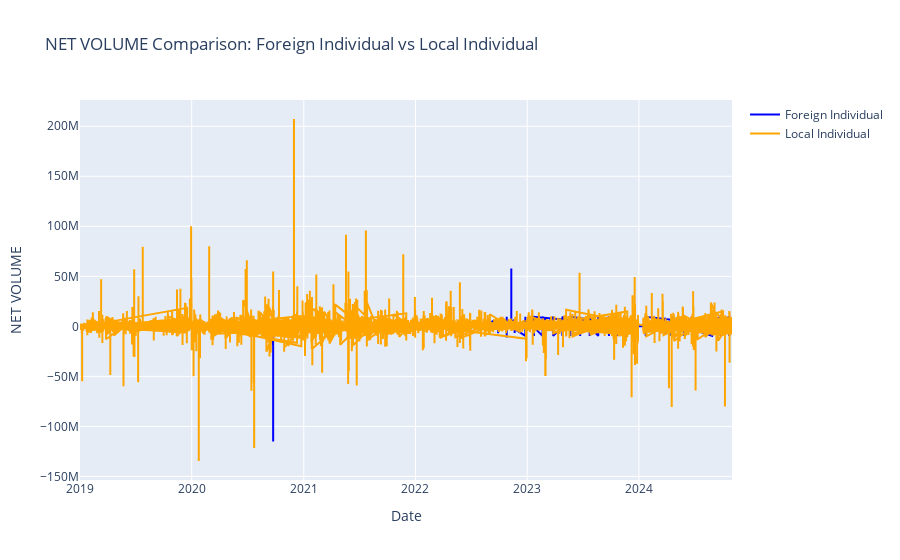

The notebook cell this image was saved under:
### Code cell
import plotly.graph_objs as go
import plotly.io as pio

# Assuming `merged_data` is your DataFrame
# Filter data for FOREIGN INDIVIDUAL and INDIVIDUALS (local)
foreign_individual_data = merged_data[merged_data['CLIENT TYPE'] == 'FOREIGN INDIVIDUAL']
local_individual_data = merged_data[merged_data['CLIENT TYPE'] == 'INDIVIDUALS']

# Create traces for each client type
trace_foreign = go.Scatter(
    x=foreign_individual_data['Date'],
    y=foreign_individual_data['NET VOLUME'],
    mode='lines',
    name='Foreign Individual',
    line=dict(color='blue')
)

trace_local = go.Scatter(
    x=local_individual_data['Date'],
    y=local_individual_data['NET VOLUME'],
    mode='lines',
    name='Local Individual',
    line=dict(color='orange')
)

# Combine the traces
data = [trace_foreign, trace_local]

# Define the layout
layout = go.Layout(
    title="NET VOLUME Comparison: Foreign Individual vs Local Individual",
    xaxis=dict(title='Date'),
    yaxis=dict(title='NET VOLUME'),
    hovermode='x unified'  # Shows all data points on the same x-value when hovering
)

# Create the figure
fig = go.Figure(data=data, layout=layout)

# Show the figure
fig.show()

### Figure 1 — Plotly figure (JSON) as saved in the notebook; plotly's stock layout.template omitted (floating-point values rounded to 4 significant figures; data arrays with more than 128 entries replaced by an {"elided": "..."} marker saying what was removed)
{"data": [{"line": {"color": "blue"}, "mode": "lines", "name": "Foreign Individual", "type": "scatter", "x": {"elided": "5972 str values"}, "y": {"elided": "5972 int values"}}, {"line": {"color": "orange"}, "mode": "lines", "name": "Local Individual", "type": "scatter", "x": {"elided": "50440 str values"}, "y": {"elided": "50440 int values"}}], "layout": {"hovermode": "x unified", "title": {"text": "NET VOLUME Comparison: Foreign Individual vs Local Individual"}, "xaxis": {"title": {"text": "Date"}}, "yaxis": {"title": {"text": "NET VOLUME"}}}}
